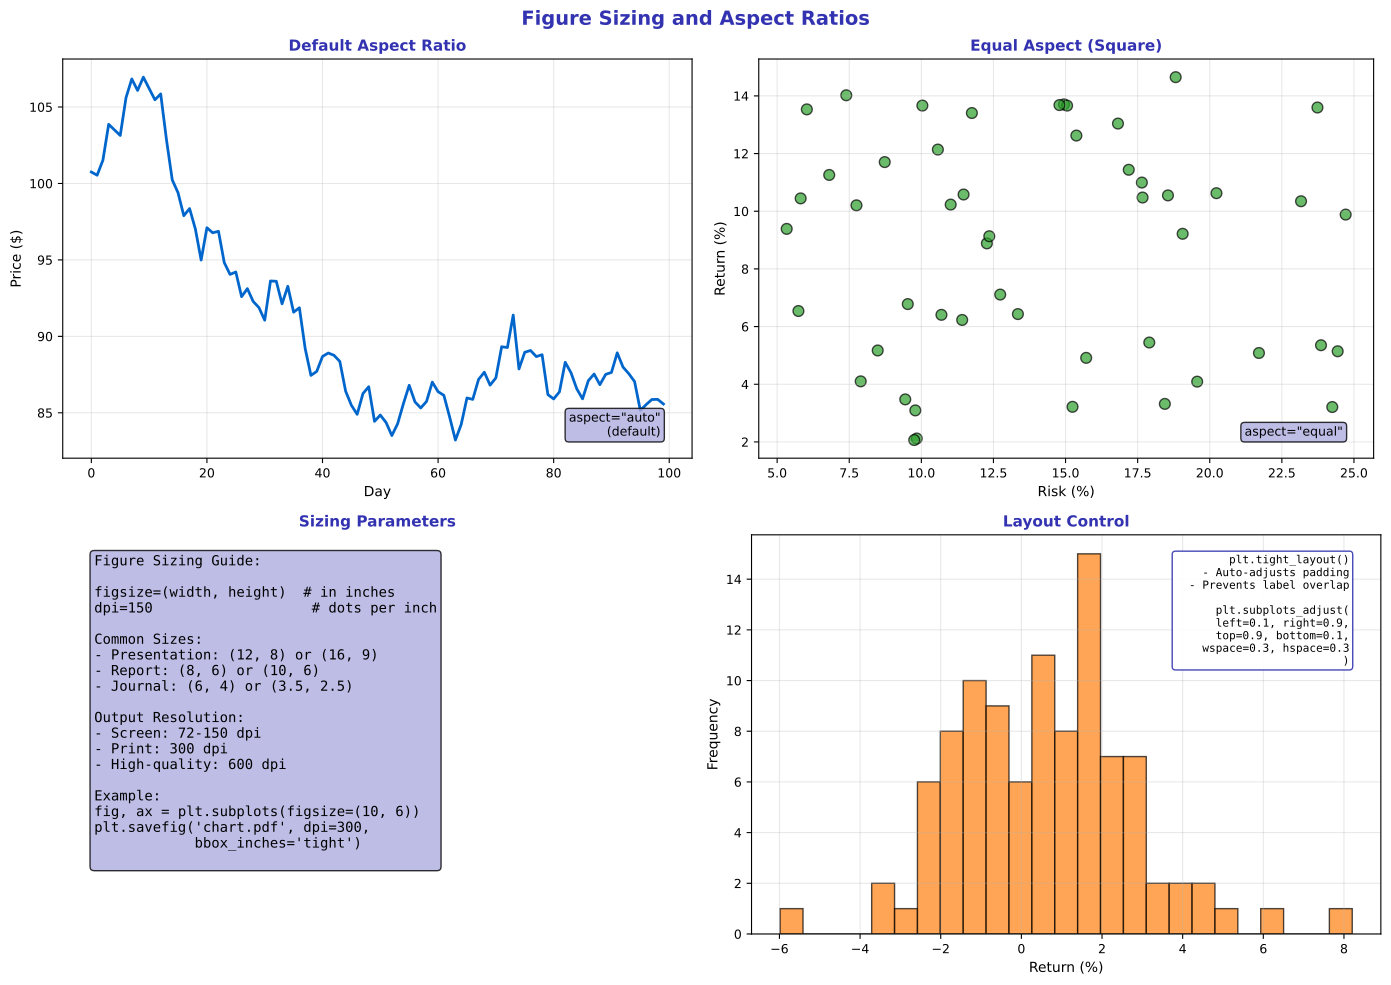

Generate this figure with Python:
"""Figure Sizing - DPI, dimensions, and aspect ratios"""
import matplotlib.pyplot as plt
import numpy as np
from pathlib import Path

plt.rcParams.update({
    'font.size': 10,
    'axes.labelsize': 10,
    'axes.titlesize': 11,
    'xtick.labelsize': 9,
    'ytick.labelsize': 9,
    'legend.fontsize': 9,
    'figure.figsize': (10, 6),
    'figure.dpi': 150
})

MLPURPLE = '#3333B2'
MLLAVENDER = '#ADADE0'
MLBLUE = '#0066CC'
MLORANGE = '#FF7F0E'
MLGREEN = '#2CA02C'
MLRED = '#D62728'

np.random.seed(42)

fig, axes = plt.subplots(2, 2, figsize=(14, 10))
fig.suptitle('Figure Sizing and Aspect Ratios', fontsize=14, fontweight='bold', color=MLPURPLE)

# Generate sample data
days = 100
prices = 100 * np.exp(np.cumsum(np.random.randn(days) * 0.015))

# Plot 1: Standard aspect ratio
ax1 = axes[0, 0]
ax1.plot(prices, color=MLBLUE, linewidth=2)
ax1.set_title('Default Aspect Ratio', fontsize=11, fontweight='bold', color=MLPURPLE)
ax1.set_xlabel('Day', fontsize=10)
ax1.set_ylabel('Price ($)', fontsize=10)
ax1.grid(alpha=0.3)
ax1.text(0.95, 0.05, 'aspect="auto"\n(default)', transform=ax1.transAxes,
         ha='right', va='bottom', fontsize=9,
         bbox=dict(boxstyle='round', facecolor=MLLAVENDER, alpha=0.8))

# Plot 2: Equal aspect ratio
ax2 = axes[0, 1]
risk = np.random.uniform(5, 25, 50)
ret = np.random.uniform(2, 15, 50)
ax2.scatter(risk, ret, c=MLGREEN, s=60, alpha=0.7, edgecolors='black')
ax2.set_aspect('equal', adjustable='box')
ax2.set_title('Equal Aspect (Square)', fontsize=11, fontweight='bold', color=MLPURPLE)
ax2.set_xlabel('Risk (%)', fontsize=10)
ax2.set_ylabel('Return (%)', fontsize=10)
ax2.grid(alpha=0.3)
ax2.text(0.95, 0.05, 'aspect="equal"', transform=ax2.transAxes,
         ha='right', va='bottom', fontsize=9,
         bbox=dict(boxstyle='round', facecolor=MLLAVENDER, alpha=0.8))

# Plot 3: Sizing guide
ax3 = axes[1, 0]
ax3.axis('off')

sizing_text = '''Figure Sizing Guide:

figsize=(width, height)  # in inches
dpi=150                   # dots per inch

Common Sizes:
- Presentation: (12, 8) or (16, 9)
- Report: (8, 6) or (10, 6)
- Journal: (6, 4) or (3.5, 2.5)

Output Resolution:
- Screen: 72-150 dpi
- Print: 300 dpi
- High-quality: 600 dpi

Example:
fig, ax = plt.subplots(figsize=(10, 6))
plt.savefig('chart.pdf', dpi=300,
            bbox_inches='tight')
'''

ax3.text(0.05, 0.95, sizing_text, transform=ax3.transAxes, fontsize=10,
         verticalalignment='top', fontfamily='monospace',
         bbox=dict(boxstyle='round', facecolor=MLLAVENDER, alpha=0.8))
ax3.set_title('Sizing Parameters', fontsize=11, fontweight='bold', color=MLPURPLE)

# Plot 4: Tight layout demonstration
ax4 = axes[1, 1]

# Show different padding examples
returns = np.random.normal(0.5, 2, 100)
ax4.hist(returns, bins=25, color=MLORANGE, alpha=0.7, edgecolor='black')
ax4.set_title('Layout Control', fontsize=11, fontweight='bold', color=MLPURPLE)
ax4.set_xlabel('Return (%)', fontsize=10)
ax4.set_ylabel('Frequency', fontsize=10)
ax4.grid(alpha=0.3)

# Add annotation about tight_layout
layout_text = '''plt.tight_layout()
- Auto-adjusts padding
- Prevents label overlap

plt.subplots_adjust(
    left=0.1, right=0.9,
    top=0.9, bottom=0.1,
    wspace=0.3, hspace=0.3
)'''
ax4.text(0.95, 0.95, layout_text, transform=ax4.transAxes,
         ha='right', va='top', fontsize=8, fontfamily='monospace',
         bbox=dict(boxstyle='round', facecolor='white', edgecolor=MLPURPLE, alpha=0.9))

plt.tight_layout()
plt.savefig(Path(__file__).parent / 'chart.pdf', dpi=300, bbox_inches='tight')
plt.close()
